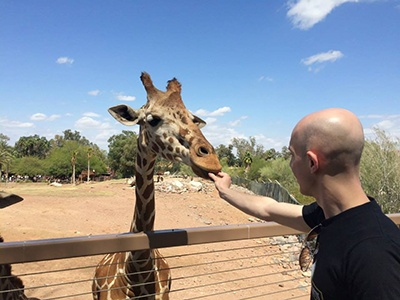
#> input picture lessons/newimage.jpg, 400 x 300 px
$ python color_histograms.py --image newimage.jpg
#> lines starting #> are read from the running program, lines starting #| are printed output that depends on the picture
from matplotlib import pyplot as plt
import argparse
import cv2

ap = argparse.ArgumentParser()
ap.add_argument("-i", "--image", required=True, help="Path to the image")
args = vars(ap.parse_args())

# load the image, convert it to grayscale
image = cv2.imread(args["image"])
#> image is the input picture: shape (300, 400, 3); mean B, G, R 150.4, 143.8, 139.7
cv2.imshow("Original", image)

# grab the image channels, initialization the tuple of colors and the
# figure
chans = cv2.split(image)
colors = ("b", "g", "r")
plt.figure()
plt.title("Flattened Color Histogram")
plt.xlabel("Bins")
plt.ylabel("# of Pixels")

# loop over the image channels
for (chan, color) in zip(chans, colors):
    # create a histogram for the current channel and plot it
    hist = cv2.calcHist([chan], [0], None, [256], [0, 256])
    plt.plot(hist, color = color)
    plt.xlim([0, 256])
#> this loop made 3 passes
#> color on passes 1 to 3: 'b', 'g', 'r'
plt.show()
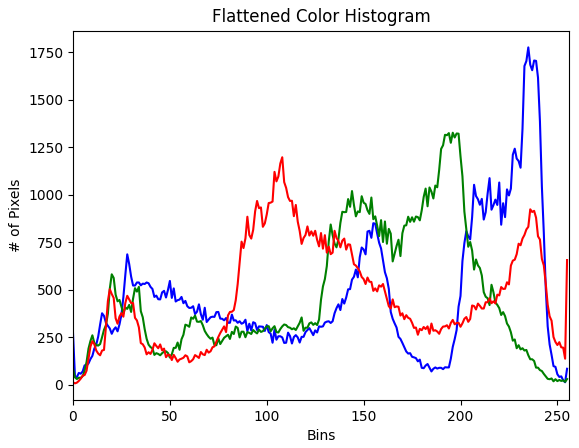
#> figure drawn by matplotlib, 1 panel; curve peaks at x = 235, y = 1775; curve peaks at x = 196, y = 1326; curve peaks at x = 108, y = 1197

# let's move on to 2D histograms -- we need to reduce the
# number of bins in the histogram from 256 to 32 so we can
# better visualize the results
fig = plt.figure()

# plot a 2D color histogram for green and blue
ax = fig.add_subplot(131)
hist = cv2.calcHist([chans[1], chans[0]], [0, 1], None, [32, 32],
    [0, 256, 0, 256])
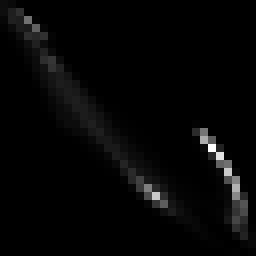
#> hist: shape (32, 32) float32 (shown 8 times larger); min 0, max 4816, mean 117.2; drawn with min black and max white
p = ax.imshow(hist, interpolation="nearest")
ax.set_title("2D Color Histogram for G and B")
plt.colorbar(p)

# plot a 2D color histogram for green and red
ax = fig.add_subplot(132)
hist = cv2.calcHist([chans[1], chans[2]], [0, 1], None, [32, 32],
    [0, 256, 0, 256])
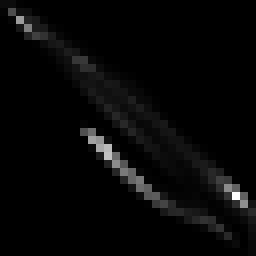
#> hist: shape (32, 32) float32 (shown 8 times larger); min 0, max 3920, mean 117.2; drawn with min black and max white
p = ax.imshow(hist, interpolation="nearest")
ax.set_title("2D Color Histogram for G and R")
plt.colorbar(p)

# plot a 2D color histogram for blue and red
ax = fig.add_subplot(133)
hist = cv2.calcHist([chans[0], chans[2]], [0, 1], None, [32, 32],
    [0, 256, 0, 256])
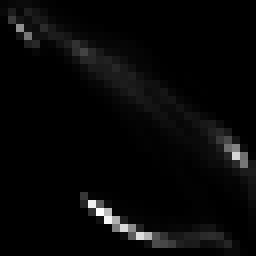
#> hist: shape (32, 32) float32 (shown 8 times larger); min 0, max 3726, mean 117.2; drawn with min black and max white
p = ax.imshow(hist, interpolation="nearest")
ax.set_title("2D Color Histogram for B and R")
plt.colorbar(p)

# finally, let's examine the dimensionality of one of the 2D
# histograms
print(f"2D histogram shape: {hist.shape}, with {hist.flatten().shape[0]} values")
#| 2D histogram shape: (32, 32), with 1024 values

# the 2D histogram could only take into account 2 out of the 3
# channels in the image, so now let's build a 3D color histogram
# (utilizing all channels) with 8 bins in each direction -- we
# can't plot the 3D histogram, but the theory is exactly like
# that of a 2D histogram, so just show the shape of the
# histogram
hist = cv2.calcHist([image], [0, 1, 2],
    None, [8, 8, 8], [0, 256, 0, 256, 0, 256])
print(f"3D histogram shape: {hist.shape}, with {hist.flatten().shape[0]} values")
#| 3D histogram shape: (8, 8, 8), with 512 values

plt.show()
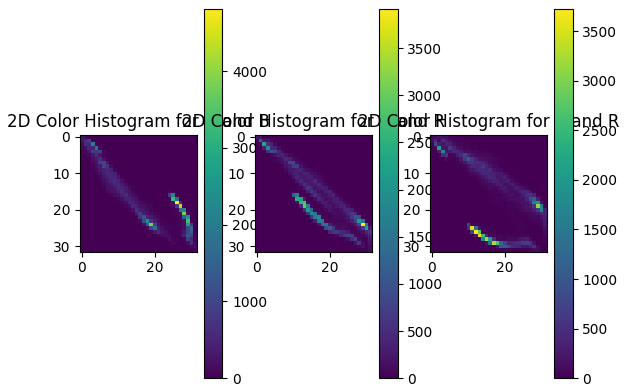
#> figure drawn by matplotlib, 6 panels

# plot using 8 bins for Red, 16 bins for Green, 9 bins for Blue
hist = cv2.calcHist([image], [0, 1, 2],
    None, [9, 16, 8], [0, 256, 0, 256, 0, 256])
print(f"3D histogram shape: {hist.shape}, with {hist.flatten().shape[0]} values")
#| 3D histogram shape: (9, 16, 8), with 1152 values
